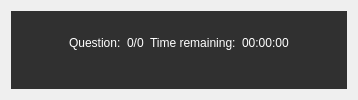
  <widget class="QWidget" name="test_taking">
   <layout class="QVBoxLayout" name="verticalLayout_4">
    <item>
     <widget class="QWidget" name="widget" native="true">
      <property name="styleSheet">
       <string notr="true">background-color: rgb(48, 48, 48);</string>
      </property>
      <layout class="QVBoxLayout" name="verticalLayout_11">
       <item>
        <widget class="QWidget" name="test_taking_top_bar" native="true">
         <property name="minimumSize">
          <size>
           <width>0</width>
           <height>40</height>
          </size>
         </property>
         <property name="maximumSize">
          <size>
           <width>16777215</width>
           <height>40</height>
          </size>
         </property>
         <layout class="QHBoxLayout" name="horizontalLayout_7">
          <item>
           <spacer name="horizontalSpacer_5">
            <property name="orientation">
             <enum>Qt::Horizontal</enum>
            </property>
            <property name="sizeHint" stdset="0">
             <size>
              <width>40</width>
              <height>20</height>
             </size>
            </property>
           </spacer>
          </item>
          <item>
           <widget class="QLabel" name="label_3">
            <property name="minimumSize">
             <size>
              <width>0</width>
              <height>28</height>
             </size>
            </property>
            <property name="styleSheet">
             <string notr="true">color: rgb(255, 255, 255);</string>
            </property>
            <property name="text">
             <string>Question:</string>
            </property>
           </widget>
          </item>
          <item>
           <widget class="QLabel" name="test_current_question_label">
            <property name="minimumSize">
             <size>
              <width>0</width>
              <height>28</height>
             </size>
            </property>
            <property name="styleSheet">
             <string notr="true">color: rgb(255, 255, 255);</string>
            </property>
            <property name="text">
             <string>0/0</string>
            </property>
           </widget>
          </item>
          <item>
           <widget class="QLabel" name="test_timer_label">
            <property name="minimumSize">
             <size>
              <width>0</width>
              <height>28</height>
             </size>
            </property>
            <property name="styleSheet">
             <string notr="true">color: rgb(255, 255, 255);</string>
            </property>
            <property name="text">
             <string>Time remaining:</string>
            </property>
           </widget>
          </item>
          <item>
           <widget class="QLabel" name="test_timer">
            <property name="minimumSize">
             <size>
              <width>0</width>
              <height>28</height>
             </size>
            </property>
            <property name="styleSheet">
             <string notr="true">color: rgb(255, 255, 255);</string>
            </property>
            <property name="text">
             <string>00:00:00</string>
            </property>
           </widget>
          </item>
          <item>
           <spacer name="horizontalSpacer_6">
            <property name="orientation">
             <enum>Qt::Horizontal</enum>
            </property>
            <property name="sizeHint" stdset="0">
             <size>
              <width>40</width>
              <height>20</height>
             </size>
            </property>
           </spacer>
          </item>
         </layout>
        </widget>
       </item>
       <item>
        <widget class="QStackedWidget" name="test_questions_area"/>
       </item>
      </layout>
     </widget>
    </item>
   </layout>
  </widget>
